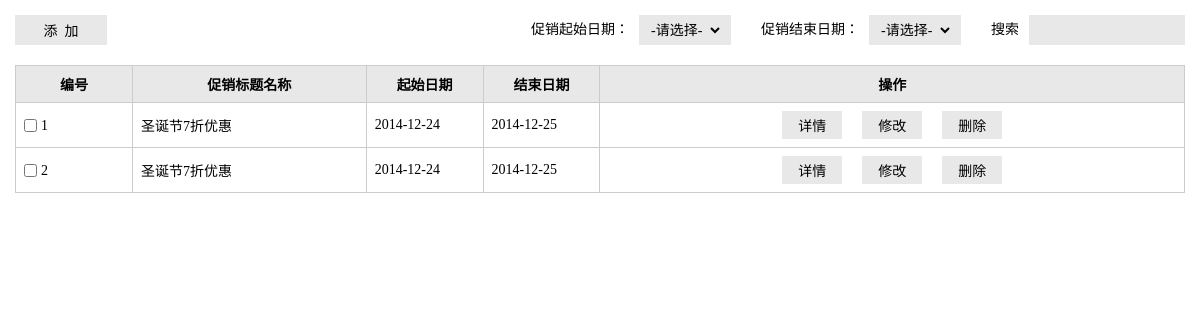
The app's page /admin/listPromotion.php (signed in) with its own data.
### tables this page shows
CREATE TABLE IF NOT EXISTS `promotion` (
  `prom_id` int(10) unsigned NOT NULL AUTO_INCREMENT,
  `start_time` int(10) unsigned NOT NULL,
  `end_time` int(10) unsigned NOT NULL,
  `dish_id` int(10) unsigned DEFAULT NULL,
  PRIMARY KEY (`prom_id`)
);

CREATE TABLE IF NOT EXISTS `promotion_cn` (
  `prom_id` int(10) unsigned NOT NULL AUTO_INCREMENT,
  `title_cn` varchar(50) NOT NULL,
  `content_cn` mediumtext,
  PRIMARY KEY (`prom_id`)
);

### src/lib/mysql.func.php (called while the page is built, shortened)
<?php
function fetchAll($sql,$result_type=MYSQL_ASSOC){
	$result=mysql_query($sql);
	while(@$row=mysql_fetch_array($result,$result_type)){
		$rows[]=$row;
	}
	return $rows;
}
function getResultNum($sql){
	$result=mysql_query($sql);
	return mysql_num_rows($result);
}

### src/admin/listPromotion.php (the view, shortened to what this page needs)
<?php
require_once '../include.php';
$pageSize=5;
$page = $_REQUEST ['page'] ? ( int ) $_REQUEST ['page'] : 1;
$sql="select * from promotion";
$totalRows=getResultNum($sql);
$totalPage=ceil($totalRows/$pageSize);
if ($page >= $totalPage)
	$page = $totalPage;
$offset=($page-1)*$pageSize;
$strkeys = $_REQUEST['keywords'];
if($strkeys) {
	$delimiters=array(" ",",","，");
	$keywords=splitKeyWords($delimiters,$strkeys);
	$sql = null;
	foreach ($keywords as $keyword){
		if($sql==null)
			$sql = "select p.prom_id,pc.title_cn,pe.title_en,pf.title_fr,p.start_time,p.end_time,pc.content_cn,pe.content_en,pf.content_fr,p.dish_id from promotion as p, promotion_cn as pc, promotion_en as pe, promotion_fr as pf where p.prom_id=pc.prom_id and pc.prom_id=pe.prom_id and pe.prom_id=pf.prom_id and concat(pc.title_cn,' ',pe.title_en,' ',pf.title_fr,' ',p.start_time,' ',p.end_time,' ',pc.content_cn,' ',pe.content_en,' ',pf.content_fr) like '%{$keyword}%' ";
		else
			$sql.= "and concat(pc.title_cn,' ',pe.title_en,' ',pf.title_fr,' ',p.start_time,' ',p.end_time,' ',pc.content_cn,' ',pe.content_en,' ',pf.content_fr) like '%{$keyword}%' ";
	}
	$sql.=" limit {$offset},{$pageSize}";
	$rows = fetchAll ( $sql );
	if (! $rows) {
		alertMesg ( "搜索结果: 无满足条件记录!", "listPromotion.php" );
		exit ();
	}
}else{
	$_REQUEST['order']?$order="order by ".$_REQUEST['order']:$order=null;
	$sql="select p.prom_id,pc.title_cn,pe.title_en,pf.title_fr,p.start_time,p.end_time,pc.content_cn,pe.content_en,pf.content_fr,p.dish_id from promotion as p, promotion_cn as pc, promotion_en as pe, promotion_fr as pf where p.prom_id=pc.prom_id and pc.prom_id=pe.prom_id and pe.prom_id=pf.prom_id {$order} limit {$offset},{$pageSize}";
	$rows=fetchAll($sql);
}
?>
<!doctype html>
<html>
<head>
<link rel="stylesheet" href="styles/backstage.css">
<link rel="stylesheet" href="scripts/jquery-ui/css/ui-lightness/jquery-ui-1.10.4.custom.css" />
</head>
<body>
<div class="details">
                    <div class="details_operation clearfix">
                        <div class="bui_select"><input type="button" value="添&nbsp;&nbsp;加" class="add" onclick="addPromotion()"></div>
                        <div class="fr">
                            <div class="text">
                                <span>促销起始日期：</span>
                                <div class="bui_select">
                                 <select  class="select" onchange="change(this.value)">
                                 	<option>-请选择-</option>
                                    </select>
                                </div>
                            </div>
                            <div class="text">
                                <span>促销结束日期：</span>
                                <div class="bui_select">
                                 <select  class="select" onchange="change(this.value)">
                                 	<option>-请选择-</option>
                                    </select>
                                </div>
                            </div>
                            <div class="text">
                                <span>搜索</span>
                                <input type="text" value="" class="search"  id="search" onkeypress="search()" >
                            </div>
                        </div>
                    </div>
                    <table class="table" cellspacing="0" cellpadding="0">
                        <thead>
                            <tr>
                                <th width="10%">编号</th>
                                <th width="20%">促销标题名称</th>
                                <th width="10%">起始日期</th>
                                <th width="10%">结束日期</th>
                                <th>操作</th>
                            </tr>
                        </thead>
                        <tbody>
						<?php foreach ($rows as $row):?>
                            <tr>
                                <td><input type="checkbox" id="p<?php echo $row['prom_id'];?>" class="check" value=<?php echo $row['prom_id'];?>><label for="p1" class="label"><?php echo $row['prom_id'];?></label></td>
                                <td>
								<?php
									if($strkeys){
										$title_cn=$row['title_cn'];
										foreach ($keywords as $keyval){
											$title_cn=hightlightkeyword($title_cn,$keyval);
										}
										echo $title_cn;
									}
									else{
										echo $row['title_cn'];
									}
								?>
                                </td>
                                <td>
								<?php
									if($strkeys){
										$start_time=date("Y-m-d",$row['start_time']);
										foreach ($keywords as $keyval){
											$start_time=hightlightkeyword($start_time,$keyval);
										}
										echo $start_time;
									}
									else{
										echo date("Y-m-d",$row['start_time']);
									}
								?>
                                </td>
                                <td>
								<?php
									if($strkeys){
										$end_time=date("Y-m-d",$row['end_time']);
										foreach ($keywords as $keyval){
											$end_time=hightlightkeyword($end_time,$keyval);
										}
										echo $end_time;
									}
									else{
										echo date("Y-m-d",$row['end_time']);
									}
								?>
                                </td>
                                <td align="center">
                                				<input type="button" value="详情" class="btn" onclick="showDetail(<?php echo $row['prom_id'];?>,'<?php echo $row['title_cn'];?>')"><input type="button" value="修改" class="btn" onclick="editPromotion(<?php echo $row['prom_id'];?>)"><input type="button" value="删除" class="btn" onclick="delPromotion(<?php echo $row['prom_id'];?>)">
                                </td>
                            </tr>
                 		<?php endforeach;?>
                        </tbody>
                    </table>
                </div>
</body>
</html>

### src/admin/styles/backstage.css (style rules this page uses)
* { margin: 0;padding: 0; }
input,select,textarea { outline: none;border: none; background: none; }
.clearfix:after, .clearfix:before { content: ""; display: table; }
.clearfix:after { clear: both; }
.clearfix { zoom:1; }
.fr { float: right; }
.details_operation { margin-bottom: 20px; }
.details { padding: 15px; font-family: "微软雅黑"; }
.bui_select { background-color: #E8E8E8; height: 30px; float: left; }
.add { width: 92px; height: 30px; font-family: "微软雅黑"; font-size: 14px; }
.select { font-family: "微软雅黑"; font-size: 14px; height: 22px; margin: 4px 8px; }
.text { float: left; margin-left: 30px; display: inline; }
.text span { line-height: 30px; font-size: 14px; float:left; margin-right: 10px; }
.search { width: 140px; height: 30px; line-height: 30px\9; background-color: #E8E8E8; padding: 0 8px; }
.table { border-collapse: collapse; width: 100%; font-size: 14px; }
.table th { background-color: #E8E8E8; }
.table th, .table td { border: solid 1px #ccc; padding: 8px; }
.label,.check { vertical-align: middle; }
.check { margin-right: 4px; }
.btn { padding: 4px 16px; background-color: #E8E8E8; margin: 0 10px;font-family: "微软雅黑"; font-size: 14px; }

### records on screen
promotion: prom_id "1", promotion_cn.title_cn "圣诞节7折优惠", start_time "2014-12-24", end_time "2014-12-25"
promotion: prom_id "2", promotion_cn.title_cn "圣诞节7折优惠", start_time "2014-12-24", end_time "2014-12-25"
